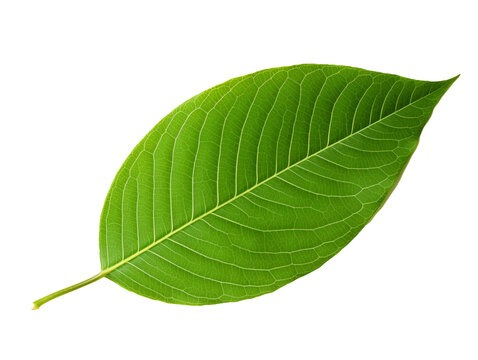
#> input picture data/input/sample_leaf.jpg, 478 x 360 px, found by its file name
$ python frequency_ops.py
#> lines starting #> are read from the running program, lines starting #| are printed output that depends on the picture; after the words box and inside, x2 and y2 are one past the last pixel; in counts of white or black regions, pixels touching at a corner belong together
### src/utils/io_utils.py
"""
io_utils.py
------------
Utility functions for handling image input/output operations and metadata extraction
for the Domain-Specific Image Analysis & Enhancement Tool (Agriculture domain).

Functions:
    - load_image(path): Load an image from the given path.
    - save_image(path, image): Save an image to the specified path.
    - get_image_metadata(image, path=None): Extract metadata such as dimensions, channels, etc.
"""

import cv2
import os

def load_image(path):
    """
    Load an image from the given file path.

    Args:
        path (str): Path to the image file.

    Returns:
        image (numpy.ndarray): Loaded image.
    """
#> called with path = 'data/input/sample_leaf.jpg'
    if not os.path.exists(path):
        raise FileNotFoundError(f"Image not found at: {path}")

    image = cv2.imread(path)
#> image is the input picture: shape (360, 478, 3); mean B, G, R 174.8, 217.7, 199.3
    if image is None:
        raise ValueError("Failed to load image. Check file format or path.")

    return image


# [40 lines left out: functions save_image, get_image_metadata, not called in this run]

### src/utils/plot_utils.py
"""
plot_utils.py
--------------
Utility functions for displaying and plotting images and histograms
for the Domain-Specific Image Analysis & Enhancement Tool (Agriculture domain).

Functions:
    - show_image(title, image): Display an image using matplotlib.
    - show_images_side_by_side(img1, img2, title1, title2): Compare two images.
    - plot_histogram(image): Plot grayscale or color histogram of an image.
"""

import cv2
import matplotlib.pyplot as plt

# [18 lines left out: function show_image, not called in this run]


def show_images_side_by_side(img1, img2, title1="Original", title2="Processed"):
    """
    Display two images side by side for comparison.

    Args:
        img1 (numpy.ndarray): First image.
        img2 (numpy.ndarray): Second image.
        title1 (str): Title for first image.
        title2 (str): Title for second image.
    """
    plt.figure(figsize=(10, 4))

    plt.subplot(1, 2, 1)
    if len(img1.shape) == 3:
        plt.imshow(cv2.cvtColor(img1, cv2.COLOR_BGR2RGB))
    else:
        plt.imshow(img1, cmap='gray')
    plt.title(title1)
    plt.axis('off')

    plt.subplot(1, 2, 2)
    if len(img2.shape) == 3:
        plt.imshow(cv2.cvtColor(img2, cv2.COLOR_BGR2RGB))
    else:
        plt.imshow(img2, cmap='gray')
    plt.title(title2)
    plt.axis('off')

    plt.tight_layout()
    plt.show()


# [25 lines left out: function plot_histogram, not called in this run]

### src/frequency_ops.py
"""
frequency_ops.py
----------------
Performs frequency domain filtering using Fourier Transform for the
Domain-Specific Image Analysis & Enhancement Tool (Agriculture domain).

Functions:
    - ideal_low_pass(image, cutoff)
    - ideal_high_pass(image, cutoff)
    - gaussian_low_pass(image, sigma)
    - gaussian_high_pass(image, sigma)
"""

import cv2
import numpy as np
from utils.plot_utils import show_images_side_by_side


def fft_image(image):
    """
    Compute the Fourier Transform of the image and shift the zero frequency to center.

    Args:
        image (numpy.ndarray): Grayscale input image.

    Returns:
        fshift (numpy.ndarray): Shifted Fourier Transform of image.
    """
    f = np.fft.fft2(image)
    fshift = np.fft.fftshift(f)
    return fshift


def ifft_image(fshift):
    """
    Compute the inverse Fourier Transform to get back the spatial domain image.

    Args:
        fshift (numpy.ndarray): Shifted Fourier Transform of image.

    Returns:
        img_back (numpy.ndarray): Filtered image in spatial domain.
    """
    f_ishift = np.fft.ifftshift(fshift)
    img_back = np.fft.ifft2(f_ishift)
    img_back = np.abs(img_back)
    return np.uint8(np.clip(img_back, 0, 255))


def ideal_low_pass(image, cutoff=30):
    """
    Apply Ideal Low-Pass Filter.

    Args:
        image (numpy.ndarray): Grayscale input image.
        cutoff (int): Radius of the low-pass filter.

    Returns:
        filtered_img (numpy.ndarray): Low-pass filtered image.
    """
    rows, cols = image.shape
    crow, ccol = rows // 2, cols // 2

    fshift = fft_image(image)

    # Create mask
    mask = np.zeros((rows, cols), np.uint8)
    cv2.circle(mask, (ccol, crow), cutoff, 1, -1)

    # Apply mask
    fshift_filtered = fshift * mask
    return ifft_image(fshift_filtered)


def ideal_high_pass(image, cutoff=30):
    """
    Apply Ideal High-Pass Filter.

    Args:
        image (numpy.ndarray): Grayscale input image.
        cutoff (int): Radius of the high-pass filter.

    Returns:
        filtered_img (numpy.ndarray): High-pass filtered image.
    """
    rows, cols = image.shape
    crow, ccol = rows // 2, cols // 2

    fshift = fft_image(image)

    # Create mask
    mask = np.ones((rows, cols), np.uint8)
    cv2.circle(mask, (ccol, crow), cutoff, 0, -1)

    # Apply mask
    fshift_filtered = fshift * mask
    return ifft_image(fshift_filtered)


def gaussian_low_pass(image, sigma=10):
    """
    Apply Gaussian Low-Pass Filter.

    Args:
        image (numpy.ndarray): Grayscale input image.
        sigma (float): Standard deviation for Gaussian filter.

    Returns:
        filtered_img (numpy.ndarray): Low-pass filtered image.
    """
    rows, cols = image.shape
    crow, ccol = rows // 2, cols // 2

    fshift = fft_image(image)

    # Create Gaussian mask
    x = np.linspace(-ccol, ccol, cols)
    y = np.linspace(-crow, crow, rows)
    X, Y = np.meshgrid(x, y)
    mask = np.exp(-(X**2 + Y**2) / (2 * sigma**2))

    fshift_filtered = fshift * mask
    return ifft_image(fshift_filtered)


def gaussian_high_pass(image, sigma=10):
    """
    Apply Gaussian High-Pass Filter.

    Args:
        image (numpy.ndarray): Grayscale input image.
        sigma (float): Standard deviation for Gaussian filter.

    Returns:
        filtered_img (numpy.ndarray): High-pass filtered image.
    """
    rows, cols = image.shape
    crow, ccol = rows // 2, cols // 2

    fshift = fft_image(image)

    # Create Gaussian mask
    x = np.linspace(-ccol, ccol, cols)
    y = np.linspace(-crow, crow, rows)
    X, Y = np.meshgrid(x, y)
    mask = 1 - np.exp(-(X**2 + Y**2) / (2 * sigma**2))

    fshift_filtered = fshift * mask
    return ifft_image(fshift_filtered)


if __name__ == "__main__":
    # Example testing (optional)
    from utils.io_utils import load_image
    import os

    test_path = "data/input/sample_leaf.jpg"

    if os.path.exists(test_path):
        img = load_image(test_path)
        gray = cv2.cvtColor(img, cv2.COLOR_BGR2GRAY)
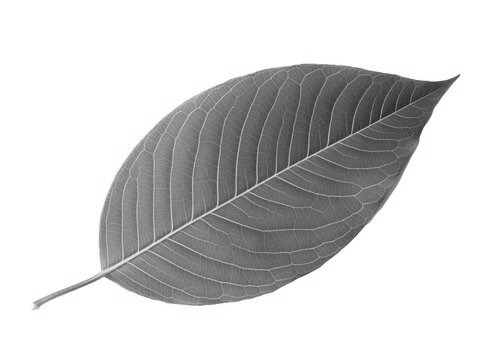
#> gray: shape (360, 478); min 33, max 255, mean 207.3

        ilp = ideal_low_pass(gray, cutoff=30)
#> in ideal_low_pass, `cv2.circle(mask, (ccol, crow), cutoff, 1, -1)`:
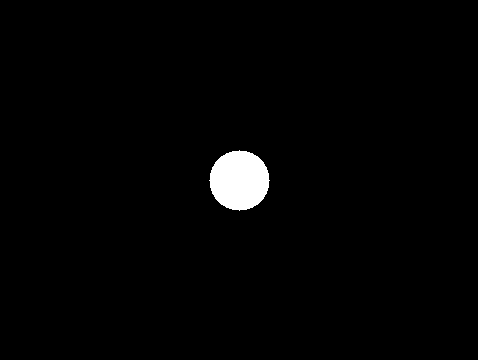
#> mask: shape (360, 478); values 0 (black) and 1 (white), 1.6% white; 1 white region, box (x1, y1, x2, y2) and area: (209, 150, 270, 211) 2821
#> in ifft_image, `img_back = np.abs(img_back)`:
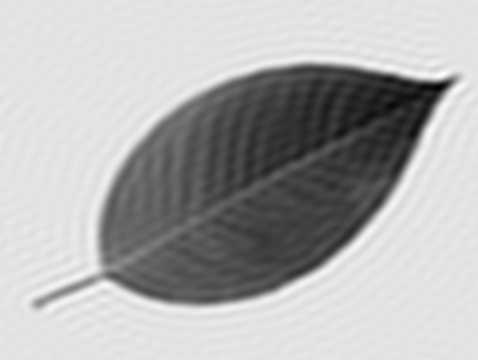
#> img_back: shape (360, 478) float64; min 44.17, max 280.4, mean 207.3; drawn with min black and max white
#> in ifft_image, `return np.uint8(np.clip(img_back, 0, 255))`:
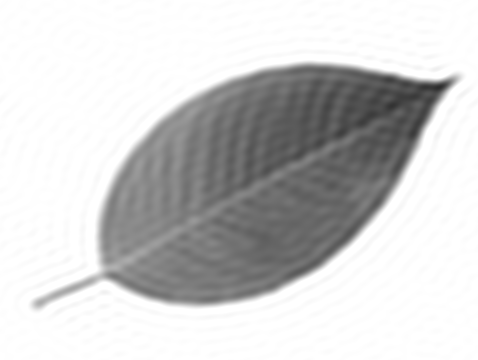
#> returned value: shape (360, 478); min 44, max 255, mean 206.3
        ihp = ideal_high_pass(gray, cutoff=30)
#> in ifft_image (call 2), `img_back = np.abs(img_back)`:
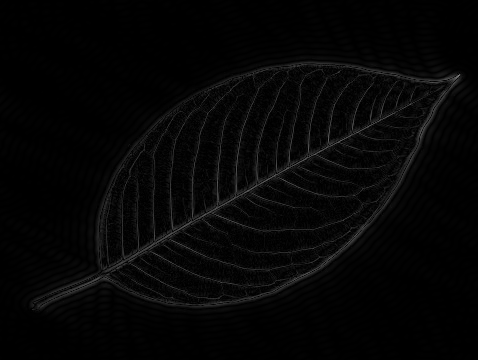
#> img_back: shape (360, 478) float64; min 1.09e-05, max 130.1, mean 5.8
        glp = gaussian_low_pass(gray, sigma=15)
        ghp = gaussian_high_pass(gray, sigma=15)

        show_images_side_by_side(gray, ilp, "Original", "Ideal Low-Pass")
        show_images_side_by_side(gray, ihp, "Original", "Ideal High-Pass")
        show_images_side_by_side(gray, glp, "Original", "Gaussian Low-Pass")
        show_images_side_by_side(gray, ghp, "Original", "Gaussian High-Pass")
    else:
        print("Test image not found! Please add one in 'data/input/'.")
